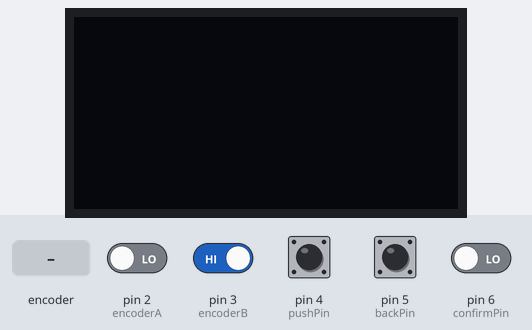
This sketch was run on a simulated Arduino Uno, built with avr-gcc and run on an emulated ATmega328P. On the bench: 128×64 one-colour display. Wiring (inferred from the names in the program): I2C bus: SDA A4; SCL A5; SH1106 OLED at I2C address 0x3C. The inputs (shaded band) are chosen by the test bench; at power-on: pin 3 (encoderB) HIGH, pin 2 (encoderA), pin 4 (pushPin), pin 5 (backPin), pin 6 (confirmPin) LOW. The OLED is the two-colour kind (top 16 rows yellow); what the sketch prints to the serial monitor is not drawn.

Above: at 1.2 s.
1.3 s: pin 4 (pushPin) pulled HIGH for 0.15 s
At 1.69 s:
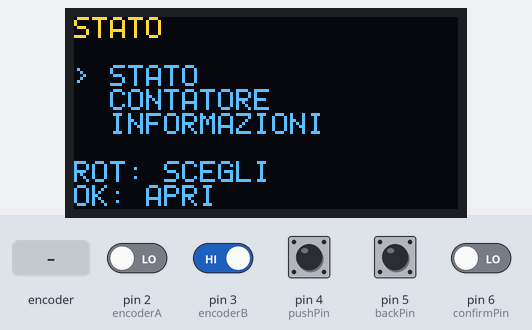
2.0 s: pin 5 (backPin) pulsed HIGH 2 times (0.12 s each, 0.3 s apart)
At 3.9 s:
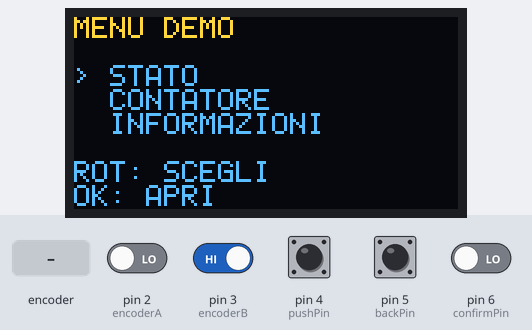
4.4 s: rotary encoder on pin 2 (encoderA) / pin 3 (encoderB) turned 3 steps (first pin leading)
6.6 s: pin 4 (pushPin) pulled HIGH for 1 s
At 7.81 s:
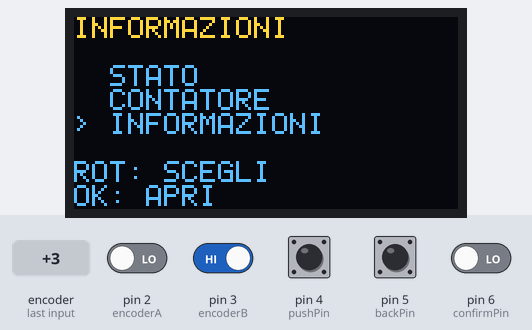
8.2 s: rotary encoder on pin 2 (encoderA) / pin 3 (encoderB) turned 1 step (first pin leading)
At 8.6 s:
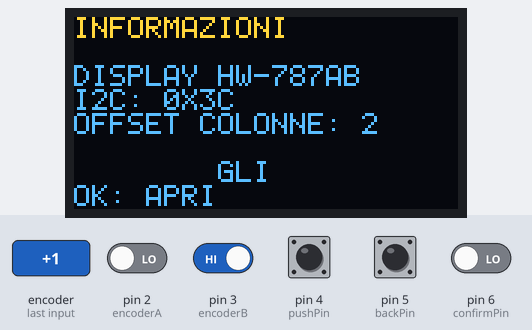
10.3 s: pin 5 (backPin) pulsed HIGH 5 times (0.12 s each, 0.3 s apart)
At 11.7 s:
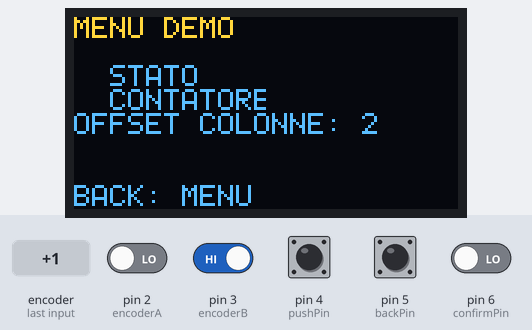
Timing chart, 0 to 13.3 s (numbered marks = the images above; inputs shaded):
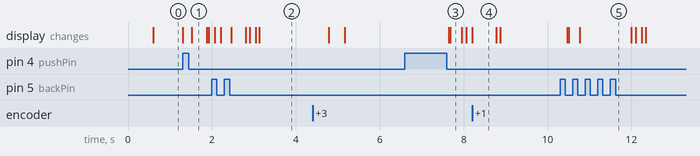

Measured:
- after the input at 1.3 s, the display: first differs from a run without the input after 0.22 s (image 1)
- after the input at 6.6 s, the display: first changes after 1.0 s (image 3 shows a later state)
- after the input at 10.3 s, the display: first changes after 0.17 s (image 5 shows a later state)

The sketch:

test_display_menu.ino
```cpp
/*
  Demo menu HW-787AB: OLED + encoder + PUSH + BACK + CONFIRM.
  Display come nel test pixel: 3V3->3.3V, GND->GND, SDA->A4, SCL->A5.
  ENCODER_A->D2, ENCODER_B->D3, ENCODER_PUSH->D4, BACK->D5, CONFIRM->D6.
  Tastierino e RFID scollegati. Caricare con modulo scollegato.
  Nessun pull-up a 5V, nessuna libreria esterna. Monitor: 9600 baud.
  Controlli attivi LOW con pull-up sul modulo: IPOTESI da verificare.
*/
#include <Arduino.h>
struct Button;

const uint8_t dataPin = A4;
const uint8_t clockPin = A5;
const unsigned long lineTimeoutUs = 2000;
// La foto mostra testo tagliato a sinistra e colonne residue a destra.
// Prova di allineamento tipica dei pannelli SH1106: chip non identificato.
const uint8_t displayColumnOffset = 2;
static_assert(displayColumnOffset <= 4, "Offset fuori dalla RAM ipotizzata di 132 colonne");

void releaseLine(uint8_t pin) {
  digitalWrite(pin, LOW);
  pinMode(pin, INPUT);
}

void pullLow(uint8_t pin) {
  digitalWrite(pin, LOW);
  pinMode(pin, OUTPUT);
}

bool waitHigh(uint8_t pin) {
  const unsigned long started = micros();
  while (digitalRead(pin) == LOW) {
    if (micros() - started >= lineTimeoutUs) return false;
  }
  delayMicroseconds(10);
  return true;
}

void releaseBus() {
  releaseLine(dataPin);
  releaseLine(clockPin);
}

bool stopBus() {
  pullLow(clockPin);
  pullLow(dataPin);
  delayMicroseconds(10);
  releaseLine(clockPin);
  if (!waitHigh(clockPin)) {
    releaseBus();
    return false;
  }
  releaseLine(dataPin);
  return waitHigh(dataPin);
}

// Trasmette un byte e verifica l'ACK. Le linee non vengono mai pilotate HIGH.
bool writeByte(uint8_t value) {
  for (uint8_t mask = 0x80; mask != 0; mask >>= 1) {
    if (value & mask) releaseLine(dataPin);
    else pullLow(dataPin);
    delayMicroseconds(10);
    releaseLine(clockPin);
    if (!waitHigh(clockPin)) return false;
    pullLow(clockPin);
  }
  releaseLine(dataPin);
  delayMicroseconds(10);
  releaseLine(clockPin);
  if (!waitHigh(clockPin)) return false;
  const bool acknowledged = digitalRead(dataPin) == LOW;
  pullLow(clockPin);
  return acknowledged;
}

bool beginTransfer(uint8_t control) {
  releaseBus();
  if (!waitHigh(clockPin) || !waitHigh(dataPin)) return false;
  pullLow(dataPin);
  delayMicroseconds(10);
  pullLow(clockPin);
  return writeByte(0x3C << 1) && writeByte(control);
}

bool sendCommands(const uint8_t* commands, uint8_t count) {
  if (!beginTransfer(0x00)) {
    releaseBus();
    return false;
  }
  for (uint8_t i = 0; i < count; ++i) {
    if (!writeByte(commands[i])) {
      stopBus();
      releaseBus();
      return false;
    }
  }
  return stopBus();
}

bool initializeDisplay() {
  // Parametri candidati per un OLED SSD1306 128x64, contrasto moderato.
  const uint8_t commands[] = {
    0xAE, 0xD5, 0x80, 0xA8, 0x3F, 0xD3, 0x00, 0x40,
    0x8D, 0x14, 0x20, 0x02, 0xA1, 0xC8, 0xDA, 0x12,
    0x81, 0x40, 0xD9, 0xF1, 0xDB, 0x40, 0xA4, 0xA6
  };
  return sendCommands(commands, sizeof(commands));
}


#include <avr/pgmspace.h>
#include <stdio.h>
#include <string.h>

const uint8_t encoderA = 2;
const uint8_t encoderB = 3;
const uint8_t pushPin = 4;
const uint8_t backPin = 5;
const uint8_t confirmPin = 6;
const int8_t transitionsPerStep = 4;

// Font minimale 5x7: A-Z e 0-9, colonne dal basso valore di bit all'alto.
const uint8_t font[][5] PROGMEM = {
  {0x7E,0x11,0x11,0x11,0x7E}, {0x7F,0x49,0x49,0x49,0x36},
  {0x3E,0x41,0x41,0x41,0x22}, {0x7F,0x41,0x41,0x22,0x1C},
  {0x7F,0x49,0x49,0x49,0x41}, {0x7F,0x09,0x09,0x09,0x01},
  {0x3E,0x41,0x49,0x49,0x7A}, {0x7F,0x08,0x08,0x08,0x7F},
  {0x00,0x41,0x7F,0x41,0x00}, {0x20,0x40,0x41,0x3F,0x01},
  {0x7F,0x08,0x14,0x22,0x41}, {0x7F,0x40,0x40,0x40,0x40},
  {0x7F,0x02,0x0C,0x02,0x7F}, {0x7F,0x04,0x08,0x10,0x7F},
  {0x3E,0x41,0x41,0x41,0x3E}, {0x7F,0x09,0x09,0x09,0x06},
  {0x3E,0x41,0x51,0x21,0x5E}, {0x7F,0x09,0x19,0x29,0x46},
  {0x46,0x49,0x49,0x49,0x31}, {0x01,0x01,0x7F,0x01,0x01},
  {0x3F,0x40,0x40,0x40,0x3F}, {0x1F,0x20,0x40,0x20,0x1F},
  {0x3F,0x40,0x38,0x40,0x3F}, {0x63,0x14,0x08,0x14,0x63},
  {0x07,0x08,0x70,0x08,0x07}, {0x61,0x51,0x49,0x45,0x43},
  {0x3E,0x51,0x49,0x45,0x3E}, {0x00,0x42,0x7F,0x40,0x00},
  {0x42,0x61,0x51,0x49,0x46}, {0x21,0x41,0x45,0x4B,0x31},
  {0x18,0x14,0x12,0x7F,0x10}, {0x27,0x45,0x45,0x45,0x39},
  {0x3C,0x4A,0x49,0x49,0x30}, {0x01,0x71,0x09,0x05,0x03},
  {0x36,0x49,0x49,0x49,0x36}, {0x06,0x49,0x49,0x29,0x1E}
};

uint8_t glyphColumn(char character, uint8_t column) {
  if (column >= 5) return 0;
  int8_t index = -1;
  if (character >= 'A' && character <= 'Z') index = character - 'A';
  if (character >= '0' && character <= '9') index = 26 + character - '0';
  if (index >= 0) return pgm_read_byte(&font[index][column]);
  if (character == '>') return column == 1 ? 0x22 : (column == 2 ? 0x14 : (column == 3 ? 0x08 : 0));
  if (character == ':') return column == 2 ? 0x24 : 0;
  if (character == '-') return 0x08;
  return 0;
}

volatile uint8_t lastEncoder = 0;
volatile int8_t partialStep = 0;
volatile int8_t queuedSteps = 0;

void encoderChanged() {
  const int8_t direction[] = {0,-1,1,0,1,0,0,-1,-1,0,0,1,0,1,-1,0};
  const uint8_t current = (digitalRead(encoderA) << 1) | digitalRead(encoderB);
  if ((current ^ lastEncoder) == 3) partialStep = 0;
  else partialStep += direction[(lastEncoder << 2) | current];
  lastEncoder = current;
  if (partialStep >= transitionsPerStep) {
    if (queuedSteps < 10) ++queuedSteps;
    partialStep = 0;
  } else if (partialStep <= -transitionsPerStep) {
    if (queuedSteps > -10) --queuedSteps;
    partialStep = 0;
  }
}

struct Button {
  uint8_t pin;
  bool lastRaw;
  bool stable;
  bool armed;
  unsigned long changedAt;
};
Button buttons[] = {
  {pushPin, HIGH, HIGH, false, 0},
  {backPin, HIGH, HIGH, false, 0},
  {confirmPin, HIGH, HIGH, false, 0}
};

bool wasPressed(Button& button, unsigned long now);

bool wasPressed(Button& button, unsigned long now) {
  const bool raw = digitalRead(button.pin) != LOW;
  if (raw != button.lastRaw) {
    button.lastRaw = raw;
    button.changedAt = now;
  }
  if (now - button.changedAt < 35) return false;
  // Prima di accettare pressioni, richiedere un rilascio stabile.
  if (raw) button.armed = true;
  if (raw == button.stable) return false;
  button.stable = raw;
  if (!raw && button.armed) {
    button.armed = false;
    return true;
  }
  return false;
}

// 0=menu, 1=stato, 2=contatore, 3=informazioni.
uint8_t screen = 0;
uint8_t selected = 0;
uint8_t counter = 0;
char lines[8][22] = {};
bool dirty = true;
bool displayReady = false;
uint8_t renderPage = 8;
uint8_t renderColumn = 0;
unsigned long retryAt = 0;

void setLine(uint8_t row, const char* text) {
  strncpy(lines[row], text, 21);
  lines[row][21] = '\0';
}

void prepareScreen() {
  memset(lines, 0, sizeof(lines));
  if (screen == 0) {
    setLine(0, "MENU DEMO");
    setLine(2, "  STATO");
    setLine(3, "  CONTATORE");
    setLine(4, "  INFORMAZIONI");
    lines[2 + selected][0] = '>';
    setLine(6, "ROT: SCEGLI");
    setLine(7, "OK: APRI");
  } else if (screen == 1) {
    setLine(0, "STATO");
    setLine(2, "TERMINALE PRONTO");
    setLine(3, "SOLO DEMO LOCALE");
    setLine(4, "NESSUN ACCESSO REALE");
    setLine(7, "BACK: MENU");
  } else if (screen == 2) {
    setLine(0, "CONTATORE");
    snprintf(lines[2], sizeof(lines[2]), "VALORE: %u", unsigned(counter));
    setLine(4, "ROT: CAMBIA VALORE");
    setLine(5, "OK: AZZERA");
    setLine(7, "BACK: MENU");
  } else {
    setLine(0, "INFORMAZIONI");
    setLine(2, "DISPLAY HW-787AB");
    setLine(3, "I2C: 0X3C");
    setLine(4, "OFFSET COLONNE: 2");
    setLine(7, "BACK: MENU");
  }
  renderPage = 0;
  renderColumn = 0;
  dirty = false;
}

void handleRotation(int8_t steps) {
  if (steps == 0) return;
  if (screen == 0) {
    int value = int(selected) + steps;
    while (value < 0) value += 3;
    selected = value % 3;
  } else if (screen == 2) {
    int value = int(counter) + steps;
    if (value < 0) value = 0;
    if (value > 99) value = 99;
    counter = value;
  }
  dirty = true;
}

void handleConfirm() {
  if (screen == 0) screen = selected + 1;
  else if (screen == 2) counter = 0;
  dirty = true;
}

// Un blocco di 16 colonne per iterazione: i pulsanti restano interrogabili
// durante il ridisegno. L'encoder viene acquisito tramite interrupt.
bool renderChunk() {
  if (renderPage >= 8) return true;
  // Applicare l'offset prima di separare i nibble, anche ai blocchi successivi.
  const uint8_t memoryColumn = renderColumn + displayColumnOffset;
  const uint8_t position[] = {
    uint8_t(0xB0 | renderPage), uint8_t(memoryColumn & 0x0F),
    uint8_t(0x10 | (memoryColumn >> 4))
  };
  if (!sendCommands(position, sizeof(position))) return false;
  if (!beginTransfer(0x40)) { stopBus(); releaseBus(); return false; }
  const uint8_t end = renderColumn + 16;
  for (uint8_t x = renderColumn; x < end; ++x) {
    const uint8_t characterIndex = x / 6;
    uint8_t pixels = 0;
    if (characterIndex < 21) pixels = glyphColumn(lines[renderPage][characterIndex], x % 6);
    if (!writeByte(pixels)) { stopBus(); releaseBus(); return false; }
  }
  if (!stopBus()) return false;
  renderColumn = end;
  if (renderColumn == 128) { renderColumn = 0; ++renderPage; }
  if (renderPage == 8) {
    const uint8_t on[] = {0xAF};
    return sendCommands(on, sizeof(on));
  }
  return true;
}

void setup() {
  releaseBus();
  Serial.begin(9600);
  // Nessun INPUT_PULLUP a 5V su segnali del modulo a 3.3V.
  const uint8_t controls[] = {encoderA, encoderB, pushPin, backPin, confirmPin};
  for (uint8_t i = 0; i < sizeof(controls); ++i) releaseLine(controls[i]);
  lastEncoder = (digitalRead(encoderA) << 1) | digitalRead(encoderB);
  attachInterrupt(digitalPinToInterrupt(encoderA), encoderChanged, CHANGE);
  attachInterrupt(digitalPinToInterrupt(encoderB), encoderChanged, CHANGE);
  Serial.println(F("Menu demo: rotella per scegliere, PUSH/CONFIRM per aprire, BACK per tornare."));
  Serial.println(F("Comandi attivi LOW ipotizzati; pull-up del modulo da verificare."));
  retryAt = millis() + 500;
}

void loop() {
  const unsigned long now = millis();
  noInterrupts();
  const int8_t steps = queuedSteps;
  queuedSteps = 0;
  interrupts();
  handleRotation(steps);
  const bool push = wasPressed(buttons[0], now);
  const bool back = wasPressed(buttons[1], now);
  const bool confirm = wasPressed(buttons[2], now);
  if (back) {
    screen = 0;
    dirty = true;
    Serial.println(F("BACK"));
  } else if (push || confirm) {
    handleConfirm();
    Serial.println(push ? F("ENCODER_PUSH") : F("CONFIRM"));
  }
  if (!displayReady) {
    if (static_cast<long>(now - retryAt) < 0) return;
    displayReady = initializeDisplay();
    if (!displayReady) {
      releaseBus();
      retryAt = now + 1000;
      Serial.println(F("Display non pronto: riprovo tra un secondo."));
      return;
    }
    dirty = true;
  }
  if (dirty) prepareScreen();
  if (!renderChunk()) {
    releaseBus();
    displayReady = false;
    retryAt = millis() + 1000;
    Serial.println(F("Trasferimento fallito: controllare i contatti."));
  }
}
```
